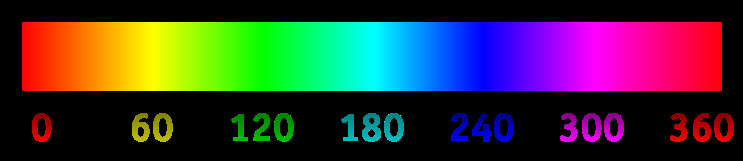
#> input picture PyCVTest/huescale.png, 743 x 161 px, given in place of the camera
$ python extractColorObject.py   (Python 2 division)
#> lines starting #> are read from the running program, lines starting #| are printed output that depends on the picture; after the words box and inside, x2 and y2 are one past the last pixel; in counts of white or black regions, pixels touching at a corner belong together
import cv2
import numpy as np

from time import sleep

hue = 0

class HuePicker:
    def __init__(self, wname):
        self.hue = 0
        self.h = self.s = self.v = 0
        self.x = self.y = 0
        cv2.setMouseCallback(wname, self.update_hue)

    def update_hue(self, event, x, y, flag, param):
        if self.hsv == None:
            return
        if (event == cv2.EVENT_MOUSEMOVE):
            self.h = self.hsv[y, x][0]
            self.s = self.hsv[y, x][1]
            self.v = self.hsv[y, x][2]
            self.x = x
            self.y = y

    def get_hue(self):
        return self.hue

cap = cv2.VideoCapture(1)
wname = 'frame'
cv2.namedWindow(wname)
hp = HuePicker(wname)
face = cv2.FONT_HERSHEY_SIMPLEX
scale = .5
thickness =2
color = 255
size, base = cv2.getTextSize("HSV at %d/%d: 255-255-255" % (111, 111), face, scale, thickness)
width = size[0]
height = size[1]

# hsv range (pink)
range0_low = np.array([170, 50, 50])
range0_high = np.array([180, 255, 255])
range1_low = np.array([0, 50, 50])
range1_high = np.array([10, 255, 255])

# hsv range (light blue)
range0_low = np.array([97, 50, 50])
range0_high = np.array([105, 255, 255])
range1_low = None #np.array([95, 50, 50])
#range1_high = np.array([100, 255, 255])

def contour_based(mask):
    contours, hierarchy = cv2.findContours(mask, cv2.RETR_EXTERNAL, cv2.CHAIN_APPROX_SIMPLE)
    rects = []
    for contour in contours:
        poly = cv2.approxPolyDP(contour, 3, True)
        rects.append(cv2.boundingRect(poly))

    return rects


def flood_based(frame, hue):
    h, w = hp.hsv.shape[:2]
    mask = np.zeros((h+2, w+2), np.uint8)
    mask[:] = 0
    rects = []
    for x in range(w):
        for y in range(h):
            if hue_similar(frame[y][x], hue):
                print str(frame[y][x]) + " is similar to", hue, "at", x, ",", y
                ret, rect = cv2.floodFill(frame, mask, (y, x), (255, 255, 255),
                                          3, 3, cv2.FLOODFILL_FIXED_RANGE)
                print "Floodfilled", rect[2], ",", rect[3]
                cv2.imshow(wname, frame)
                sleep(1)

                rects.append(rect)

    return rects

def hue_similar(pt1, value):
    print str(pt1[0]), "is similar to", value
    return abs(pt1[0] - value) < 7

video = True
counter = 0
while True:

    if video:
        _, frame = cap.read()
#> frame is the input picture: shape (161, 743, 3); mean B, G, R 54.7, 53.6, 59.1
    else:
        frame = cv2.imread("./res10.jpg")

    hp.hsv = cv2.cvtColor(frame, cv2.COLOR_BGR2HSV)
#> hp.hsv: shape (161, 743, 3); mean H, S, V 39.8, 115.6, 111.8
    rows, cols, _ = frame.shape
#> rows = 161; cols = 743
    texty = rows - 10 - height
#> texty = 139
    textx = 10
    cv2.putText(frame, "HSV at %d/%d: %d-%d-%d" % (hp.x, hp.y, hp.h, hp.s, hp.v),
                (textx, texty), face, scale, color, thickness)
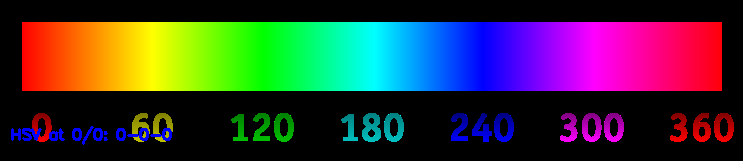
#> frame: shape (161, 743, 3); 0.79% of pixels changed, all inside (x1, y1, x2, y2) = (11, 126, 172, 145)

    if range1_low:
        mask0 = cv2.inRange(hp.hsv, range0_low, range0_high)
        mask1 = cv2.inRange(hp.hsv, range1_low, range1_high)
        mask = cv2.bitwise_or(mask0, mask1)
    else:
        mask = cv2.inRange(hp.hsv, range0_low, range0_high)
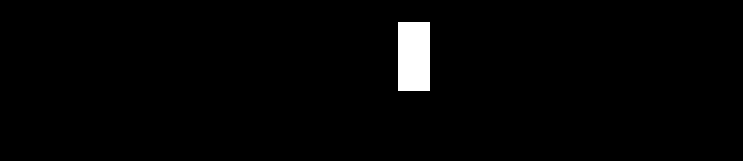
#> mask: shape (161, 743); 1.8% white; 1 white region, box (x1, y1, x2, y2) and area: (398, 22, 430, 91) 2208

    kernel = np.ones((5, 5), np.uint8)
    mask = cv2.morphologyEx(mask, cv2.MORPH_OPEN, kernel)
    res = cv2.bitwise_and(frame, frame, mask = mask)
    res_hsv = cv2.cvtColor(res, cv2.COLOR_BGR2HSV)
#> res_hsv: shape (161, 743, 3); mean H, S, V 1.9, 4.7, 4.7

    rects = contour_based(mask)
#> in contour_based, `contours, hierarchy = cv2.findContours(mask, cv2.RETR_EXTERNAL, cv2.CH..`: contours = [[[398, 22], [398, 90], [429, 90], [429, 22]]]
#> the loop in contour_based, `for contour in contours:` made 1 pass
#> poly on pass 1: [[398, 22], [398, 90], [429, 90], [429, 22]]
#> after the loop in contour_based, `for contour in contours:`: rects = [(398, 22, 32, 69)]
#> rects = [(398, 22, 32, 69)]
    # not good. don't know where to start flooding.
    #rects = flood_based(res_hsv, (range0_low[0] + range0_high[0]) / 2)

    if rects:
        rect = max(rects, key = lambda r: r[2] * r[3])
#> rect = (398, 22, 32, 69)
        x, y, w, h = rect
#> x = 398; y = 22; w = 32; h = 69
        cv2.rectangle(frame, (x, y), (x + w, y + h), (255, 255, 255), 4)
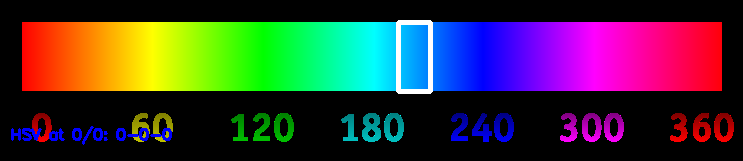
#> frame: shape (161, 743, 3); 0.83% of pixels changed, all inside (x1, y1, x2, y2) = (396, 20, 433, 94)
    cv2.imshow(wname, frame)
    cv2.imshow('mask', mask)
    cv2.imshow('res', res)
    counter = counter + 1
    #cv2.imwrite("./res" + str(counter) + ".jpg", res)
    if cv2.waitKey(1) & 0xFF == ord('q'):
#> (key q is pressed here)
        break

cap.release()
